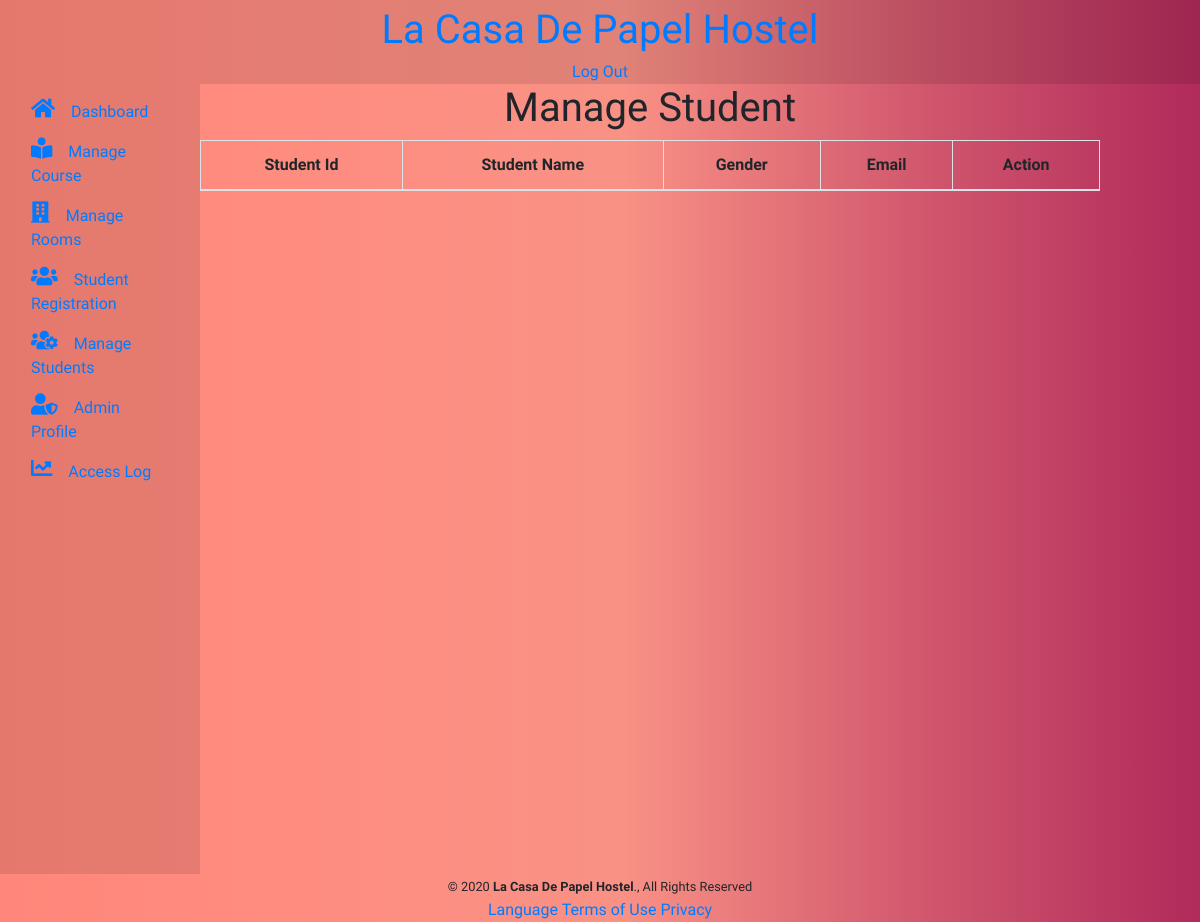
The page /admin/managestudent.php on the database as committed earlier.
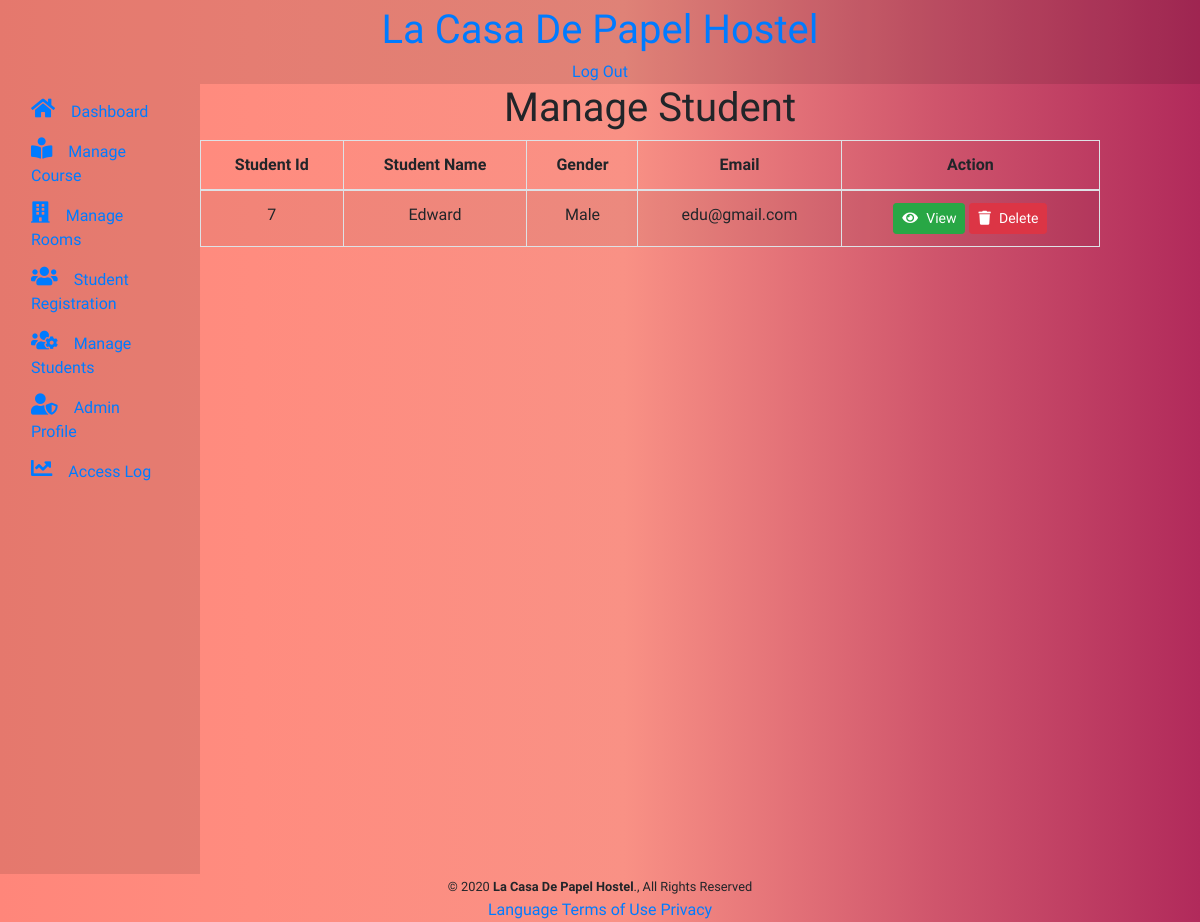
The same page on the database as committed later.
### tables this page shows
CREATE TABLE `student_register` (
  `student_id` int(11) NOT NULL,
  `name` varchar(100) NOT NULL,
  `username` varchar(100) NOT NULL,
  `email` varchar(100) NOT NULL,
  `phonenumber` varchar(50) NOT NULL,
  `course` varchar(100) NOT NULL,
  `gender` varchar(10) NOT NULL,
  `password` varchar(50) NOT NULL,
  `createdat` timestamp NOT NULL DEFAULT current_timestamp() ON UPDATE current_timestamp(),
  `updatedat` timestamp NOT NULL DEFAULT current_timestamp()
);

### admin/managestudent.php (the view, shortened to what this page needs)
<?php
require_once '../db.php';
?>
<?php require_once 'header.php'; ?>
<div id="particles-js"></div>
    <div class="container-fluid header">
        <nav class="db f3 dt-l w-100 border-box pa3 ph5-l">
            <div class="db dtc-l w-50-l tc tr-l">
                <a class="db dtc-l v-mid f3 mid-gray link dim w-100 w-25-l tc tl-l mb2 mb0-l link-head" href="#"
                    title="Home">
                    La Casa De Papel Hostel
                </a>
            </div>
            <div class="db dtc-l v-mid  w-50-l tc tr-l">
                <a class="link dim dark-gray f3 dib mr3 mr4-l" href="logout.php" title="Log Out">Log Out</a>
            </div>
        </nav>
	</div>
	<?php require_once 'sidebar.php'; ?>
    <div class="col-md-9">
	<h1 class="page-header text-center">Manage Student</h1>
	<div class="row">
		<div class="col-sm-12">
			<div class="row">
				<table id="myTable" class="table table-bordered table-striped">
					<thead>
						<th>Student Id</th>
						<th scope="col">Student Name</th>
                        <th scope="col">Gender</th>
                        <th scope="col">Email</th>
                        <th scope="col">Action</th>
					</thead>
					<tbody>
						<?php
                            $sql = "SELECT * FROM student_register ";
							$query = $conn->query($sql);
							while($row = $query->fetch_assoc()){
								echo
								"<tr>
									<td>".$row['student_id']."</td>
                                    <td>".$row['name']."</td>
									<td>".$row['gender']."</td>
									<td>".$row['email']."</td>
									<td>
										<a href='#view_".$row['student_id']."' class='btn btn-success btn-sm' data-toggle='modal'><i class='fas fa-eye' style='padding-right: .3rem'></i> View</a>
										<a href='#delete_".$row['student_id']."' class='btn btn-danger btn-sm' data-toggle='modal'><i class='fas fa-trash' style='padding-right: .3rem'></i> Delete</a>
									</td>
                                </tr>";
							}
						?>
					</tbody>
				</table>
			</div>
		</div>
	</div>
</div>
						</div>
<?php require_once 'footer.php'; ?>

Rows that differ between the two databases and show on the page:
added student_register: student_id "7", name "Edward", gender "Male", email "edu@gmail.com"
